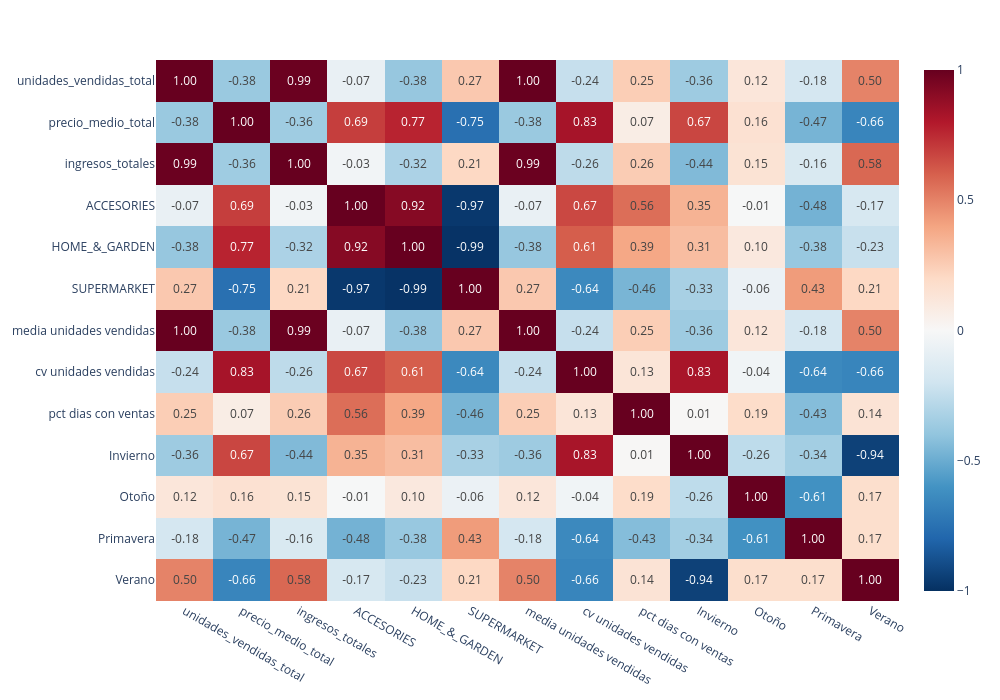

Notebook cell for this chart:
### Code cell
corr_tiendas = df_tiendas[df_tiendas.columns[1:]].corr()
corr_tiendas
fig = px.imshow(corr_tiendas, color_continuous_scale="RdBu_r", zmin=-1,zmax=1,aspect="auto",text_auto=".2f") # alo mejor es cosa mia pero viridis lo veo fatal 
fig.update_layout( width=1000, height=700) # para q se vean todos lso nomrbes de las etiquetas
fig.show()

### Figure 1 — Plotly figure (JSON) as saved in the notebook; plotly's stock layout.template omitted (floating-point values rounded to 4 significant figures; data arrays with more than 128 entries replaced by an {"elided": "..."} marker saying what was removed)
{"data": [{"coloraxis": "coloraxis", "hovertemplate": "x: %{x}<br>y: %{y}<br>color: %{z}<extra></extra>", "name": "0", "texttemplate": "%{z:.2f}", "type": "heatmap", "x": ["unidades_vendidas_total", "precio_medio_total", "ingresos_totales", "ACCESORIES", "HOME_&_GARDEN", "SUPERMARKET", "media unidades vendidas", "cv unidades vendidas", "pct dias con ventas", "Invierno", "Otoño", "Primavera", "Verano"], "xaxis": "x", "y": ["unidades_vendidas_total", "precio_medio_total", "ingresos_totales", "ACCESORIES", "HOME_&_GARDEN", "SUPERMARKET", "media unidades vendidas", "cv unidades vendidas", "pct dias con ventas", "Invierno", "Otoño", "Primavera", "Verano"], "yaxis": "y", "z": {"elided": "13x13 float values"}}], "layout": {"coloraxis": {"cmax": 1, "cmin": -1, "colorscale": [[0, "rgb(5,48,97)"], [0.1, "rgb(33,102,172)"], [0.2, "rgb(67,147,195)"], [0.3, "rgb(146,197,222)"], [0.4, "rgb(209,229,240)"], [0.5, "rgb(247,247,247)"], [0.6, "rgb(253,219,199)"], [0.7, "rgb(244,165,130)"], [0.8, "rgb(214,96,77)"], [0.9, "rgb(178,24,43)"], [1, "rgb(103,0,31)"]]}, "height": 700, "margin": {"t": 60}, "width": 1000, "xaxis": {"anchor": "y", "domain": [0, 1]}, "yaxis": {"anchor": "x", "autorange": "reversed", "domain": [0, 1]}}}
